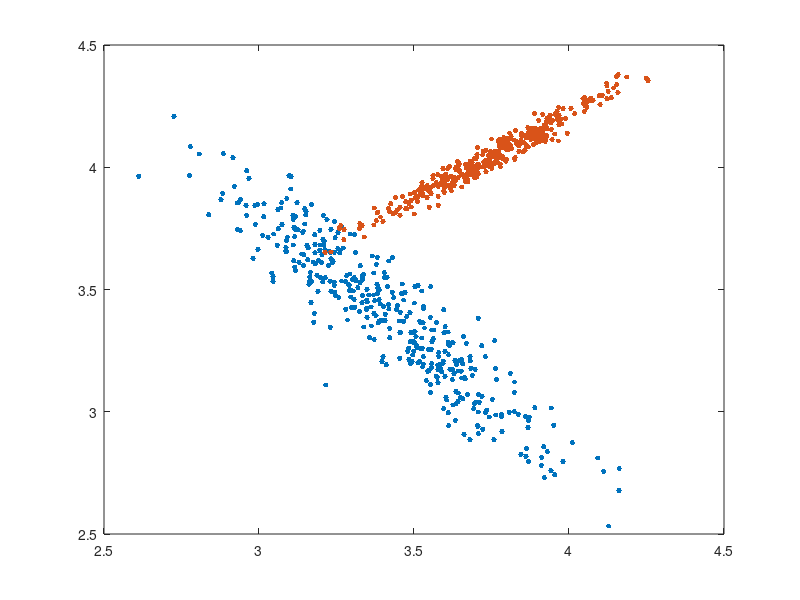

MATLAB code for this plot: (Note: this script raises an error after producing the figure.)
clc, clear all, close all;

fcn = 'gaussian';

nClass = 2;

switch fcn
    case 'gaussian'
        %generate random multivariate Gaussian data
        A1 = 0.2*randn(2,2);
        A2 = 0.15*rand(2,2);
        nClass1 = 400;
        nClass2 = 350;
        m1 = 3.4; m2 = 4;
        Y = mvnrnd(0.1*randn(1,2)+m1,(A1*A1'),nClass1);
        Y = [Y;mvnrnd(0.1*randn(1,2)+m2,(A2*A2'),nClass2)];
        labels = [ones(nClass1,1); 2*ones(nClass2,1)]; %create label vector
        if nClass > 2
            nClass3 = 375;
            m3 = 2.6;
            A3 = 0.3*rand(2,2);
            Y = [Y;mvnrnd(0.1*rand(1,2) + m3, A3*A3',nClass3)]; 
            labels = [ones(nClass1,1); 2*ones(nClass2,1);...
                        3*ones(nClass3,1)]; %create label vector
        end

        figure(1);
        for i=1:nClass
            plot(Y(labels==i,1),Y(labels==i,2),'.','MarkerSize',12)
            hold on;
        end

        model = naiveBayesFit(Y,labels,fcn);
        X = Y;

        %create different simulated data from same distributions
        %generate new multivariate Gaussian data for testing
        nClass1 = 200;
        nClass2 = 250;
        Y = mvnrnd(0.1*randn(1,2)+m1+0.05,(A1*A1'),nClass1);
        Y = [Y;mvnrnd(0.1*randn(1,2)+m2-0.05,(A2*A2'),nClass2)];
        labels = [ones(nClass1,1); 2*ones(nClass2,1)]; %create label vector
        if nClass > 2
            nClass3 = 375;
            Y = [Y;mvnrnd(0.1*rand(1,2) + m3-0.05, A3*A3',nClass3)]; 
            labels = [ones(nClass1,1); 2*ones(nClass2,1);...
                        3*ones(nClass3,1)]; %create label vector
        end
        [yhat,P] = naiveBayesPredict(Y,model);

        figure(1);
        for i=1:nClass
            plot(Y(labels==i,1),Y(labels==i,2),'x','MarkerSize',6)
            hold on;
        end
        misLabel = labels~=yhat;
        plot(Y(misLabel,1),Y(misLabel,2),'ko','MarkerSize',8)
        if nClass==2
            legend('Class 1','Class 2','Class 1 Test','Class 2 Test','Misclassified')
        elseif nClass==3
            legend('Class 1','Class 2','Class 3',...
                        'Class 1 Test','Class 2 Test','Class 3 Test','Misclassified')
        end
        plotClassBoundary([X;Y],labels,@(X)naiveBayesPredict(X,model),false);
        set(gca,'FontSize',18)

        C = confusionmat(labels, yhat);
        plotConfMat(C);
 
    case 'lognormal'
        %generate random multivariate lognormal data
        A1 = 0.1*randn(2,2);
        A2 = 0.1*rand(2,2);
        nClass1 = 400;
        nClass2 = 350;
        Y = mvnrnd(0.1*randn(1,2)+3,(A1*A1'),nClass1);
        Y = [Y;mvnrnd(0.025*randn(1,2)+4,(A2*A2'),nClass2)];
        labels = [ones(nClass1,1); 2*ones(nClass2,1)]; %create label vector
        if nClass > 2
            nClass3 = 375;
            A3 = 0.2*rand(2,2);
            Y = [Y;mvnrnd(0.1*rand(1,2)+3.5, A3*A3',nClass3)]; 
            labels = [ones(nClass1,1); 2*ones(nClass2,1);...
                        3*ones(nClass3,1)]; %create label vector
        end
        Y = exp(Y); %transform to log-normal
        figure(1);
        for i=1:nClass
            plot(Y(labels==i,1),Y(labels==i,2),'.','MarkerSize',12)
            hold on;
        end

        model = naiveBayesFit(Y,labels,fcn);
        X = Y;

        %create different simulated data from same distributions
        nClass1 = 200;
        nClass2 = 250;
        Y = mvnrnd(0.1*randn(1,2)+3.05,(A1*A1'),nClass1);
        Y = [Y;mvnrnd(0.025*randn(1,2)+3.98,(A2*A2'),nClass2)];
        labels = [ones(nClass1,1); 2*ones(nClass2,1)]; %create label vector
        if nClass > 2
            nClass3 = 375;
            Y = [Y;mvnrnd(0.1*rand(1,2)+3.45, A3*A3',nClass3)]; 
            labels = [ones(nClass1,1); 2*ones(nClass2,1);...
                        3*ones(nClass3,1)]; %create label vector
        end
        Y = exp(Y);
        [yhat,P] = naiveBayesPredict(Y,model);

        figure(1);
        for i=1:nClass
            plot(Y(labels==i,1),Y(labels==i,2),'x','MarkerSize',6)
            hold on;
        end
        misLabel = labels~=yhat;
        plot(Y(misLabel,1),Y(misLabel,2),'ko','MarkerSize',8)
        if nClass==2
            legend('Class 1','Class 2','Class 1 Test','Class 2 Test','Misclassified')
        elseif nClass==3
            legend('Class 1','Class 2','Class 3',...
                        'Class 1 Test','Class 2 Test','Class 3 Test','Misclassified')
        end
        plotClassBoundary([X;Y],labels,@(X)naiveBayesPredict(X,model),false);
        set(gca,'FontSize',18)

        C = confusionmat(labels, yhat);
        plotConfMat(C);
        
    case 'weibull'
        %generate random multivariate Gaussian data
        A1 = 0.1*randn(2,2);
        A2 = 0.1*rand(2,2);
        nClass1 = 400;
        nClass2 = 350;
        Y = mvnrnd(0.1*randn(1,2)+3,(A1*A1'),nClass1);
        Y = [Y;mvnrnd(0.025*randn(1,2)+4,(A2*A2'),nClass2)];
        labels = [ones(nClass1,1); 2*ones(nClass2,1)]; %create label vector
        if nClass > 2
            nClass3 = 375;
            A3 = 0.2*rand(2,2);
            Y = [Y;mvnrnd(0.1*rand(1,2)+3.5, A3*A3',nClass3)]; 
            labels = [ones(nClass1,1); 2*ones(nClass2,1);...
                        3*ones(nClass3,1)]; %create label vector
        end
        Y = exp(Y); %transform to log-normal
        figure(1);
        for i=1:nClass
            plot(Y(labels==i,1),Y(labels==i,2),'.','MarkerSize',12)
            hold on;
        end

        model = naiveBayesFit(Y,labels,fcn);
        X = Y;

        %create different simulated data from same distributions
        nClass1 = 200;
        nClass2 = 250;
        Y = mvnrnd(0.1*randn(1,2)+3.05,(A1*A1'),nClass1);
        Y = [Y;mvnrnd(0.025*randn(1,2)+3.98,(A2*A2'),nClass2)];
        labels = [ones(nClass1,1); 2*ones(nClass2,1)]; %create label vector
        if nClass > 2
            nClass3 = 375;
            Y = [Y;mvnrnd(0.1*rand(1,2)+3.45, A3*A3',nClass3)]; 
            labels = [ones(nClass1,1); 2*ones(nClass2,1);...
                        3*ones(nClass3,1)]; %create label vector
        end
        Y = exp(Y);
        [yhat,P] = naiveBayesPredict(Y,model);

        figure(1);
        for i=1:nClass
            plot(Y(labels==i,1),Y(labels==i,2),'x','MarkerSize',6)
            hold on;
        end
        misLabel = labels~=yhat;
        plot(Y(misLabel,1),Y(misLabel,2),'ko','MarkerSize',8)
        if nClass==2
            legend('Class 1','Class 2','Class 1 Test','Class 2 Test','Misclassified')
        elseif nClass==3
            legend('Class 1','Class 2','Class 3',...
                        'Class 1 Test','Class 2 Test','Class 3 Test','Misclassified')
        end
        plotClassBoundary([X;Y],labels,@(X)naiveBayesPredict(X,model),false);
        set(gca,'FontSize',18)

        C = confusionmat(labels, yhat);
        plotConfMat(C);
        
    case 'nonparametric' %takes a long time for computation
        %generate random multivariate Gaussian data
        A1 = 0.2*randn(2,2);
        A2 = 0.15*rand(2,2);
        nClass1 = 400;
        nClass2 = 350;
        m1 = 3.4; m2 = 4;
        Y = mvnrnd(0.1*randn(1,2)+m1,(A1*A1'),nClass1);
        Y = [Y;mvnrnd(0.1*randn(1,2)+m2,(A2*A2'),nClass2)];
        labels = [ones(nClass1,1); 2*ones(nClass2,1)]; %create label vector
        if nClass > 2
            nClass3 = 375;
            m3 = 2.6;
            A3 = 0.3*rand(2,2);
            Y = [Y;mvnrnd(0.1*rand(1,2) + m3, A3*A3',nClass3)]; 
            labels = [ones(nClass1,1); 2*ones(nClass2,1);...
                        3*ones(nClass3,1)]; %create label vector
        end

        figure(1);
        for i=1:nClass
            plot(Y(labels==i,1),Y(labels==i,2),'.','MarkerSize',12)
            hold on;
        end

        model = naiveBayesFit(Y,labels,fcn);
        X = Y;

        %create different simulated data from same distributions
        %generate new multivariate Gaussian data for testing
        nClass1 = 200;
        nClass2 = 250;
        Y = mvnrnd(0.1*randn(1,2)+m1+0.05,(A1*A1'),nClass1);
        Y = [Y;mvnrnd(0.1*randn(1,2)+m2-0.05,(A2*A2'),nClass2)];
        labels = [ones(nClass1,1); 2*ones(nClass2,1)]; %create label vector
        if nClass > 2
            nClass3 = 375;
            Y = [Y;mvnrnd(0.1*rand(1,2) + m3-0.05, A3*A3',nClass3)]; 
            labels = [ones(nClass1,1); 2*ones(nClass2,1);...
                        3*ones(nClass3,1)]; %create label vector
        end
        tic
        [yhat,P] = naiveBayesPredict(Y,model);
        toc

        figure(1);
        for i=1:nClass
            plot(Y(labels==i,1),Y(labels==i,2),'x','MarkerSize',6)
            hold on;
        end
        misLabel = labels~=yhat;
        plot(Y(misLabel,1),Y(misLabel,2),'ko','MarkerSize',8)
        if nClass==2
            legend('Class 1','Class 2','Class 1 Test','Class 2 Test','Misclassified')
        elseif nClass==3
            legend('Class 1','Class 2','Class 3',...
                        'Class 1 Test','Class 2 Test','Class 3 Test','Misclassified')
        end
        plotClassBoundary([X;Y],labels,@(X)naiveBayesPredict(X,model),false);
        set(gca,'FontSize',18)

        C = confusionmat(labels, yhat);
        plotConfMat(C);
        
        
end


function plotConfMat(varargin)
%
%   usage: 
%   plotConfMat(confmat) plots the confmat with integers 1 to n as class labels
%   plotConfMat(confmat, labels) plots the confmat with the specified labels
%
%   Arguments
%   confmat:            a square confusion matrix
%   labels (optional):  vector of class labels

% number of arguments
switch (nargin)
    case 0
       confmat = 1;
       labels = {'1'};
    case 1
       confmat = varargin{1};
       labels = 1:size(confmat, 1);
    otherwise
       confmat = varargin{1};
       labels = varargin{2};
end

confmat(isnan(confmat))=0; % in case there are NaN elements
numlabels = size(confmat, 1); % number of labels

% calculate the percentage accuracies
confpercent = 100*confmat./repmat(sum(confmat, 1),numlabels,1);

% plotting the colors
figure,

imagesc(confpercent);
title(sprintf('Accuracy: %.2f%%', 100*trace(confmat)/sum(confmat(:))));
ylabel('Output Class'); xlabel('Target Class');

% set the colormap
colormap(flipud(gray));

% Create strings from the matrix values and remove spaces
textStrings = num2str([confpercent(:), confmat(:)], '%.1f%%\n%d\n');
textStrings = strtrim(cellstr(textStrings));

% Create x and y coordinates for the strings and plot them
[x,y] = meshgrid(1:numlabels);
hStrings = text(x(:),y(:),textStrings(:), ...
    'HorizontalAlignment','center');

% Get the middle value of the color range
midValue = mean(get(gca,'CLim'));

% Choose white or black for the text color of the strings so
% they can be easily seen over the background color
textColors = repmat(confpercent(:) > midValue,1,3);
set(hStrings,{'Color'},num2cell(textColors,2));

% Setting the axis labels
set(gca,'XTick',1:numlabels,...
    'XTickLabel',labels,...
    'YTick',1:numlabels,...
    'YTickLabel',labels,...
    'TickLength',[0 0]);
end




